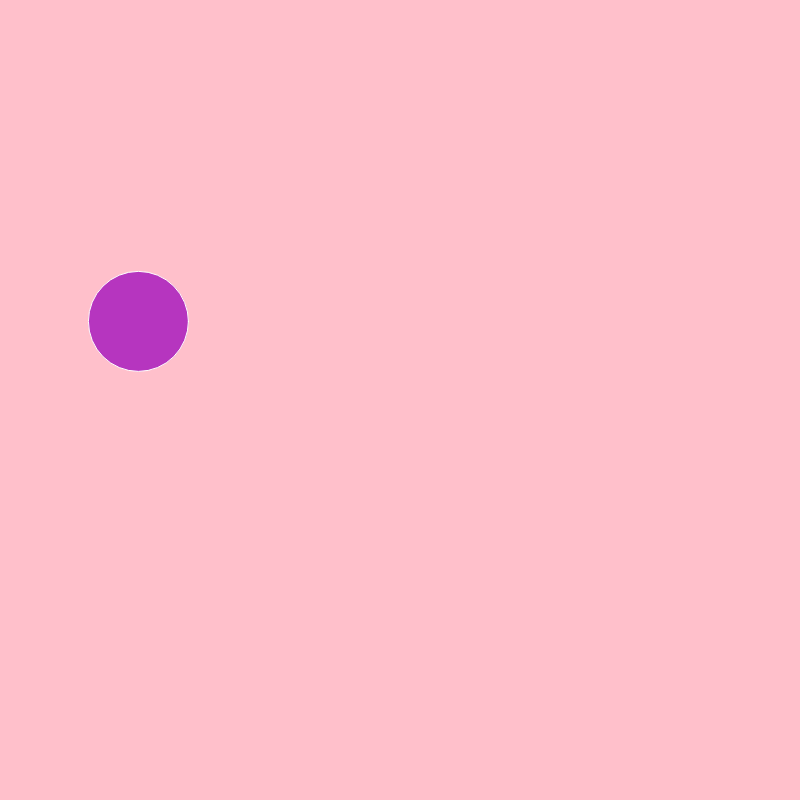
Frame 1 (no input)
Frame 60 (no input): identical to frame 1, image omitted
Frame 120 (the mouse pressed at the canvas centre since frame 60): identical to frame 1, image omitted

The p5.js sketch that drew this single still picture (run headless with seeded random() and noise() and a simulated clock; from frame 60 on, the mouse is pressed at the canvas centre):

// p5.js sketch
// ── sketch.js
function setup() {
  createCanvas(800, 800);
  cor_do_circulo = color(random(0, 255), random(0, 255), random(0, 255))
  posicaoX = random (0, 400)
  posicaoY = random (0,400)
}

function draw() {
  background('pink');
  stroke('white');
  fill(cor_do_circulo);
  circle(posicaoX, posicaoY, 100);
}
